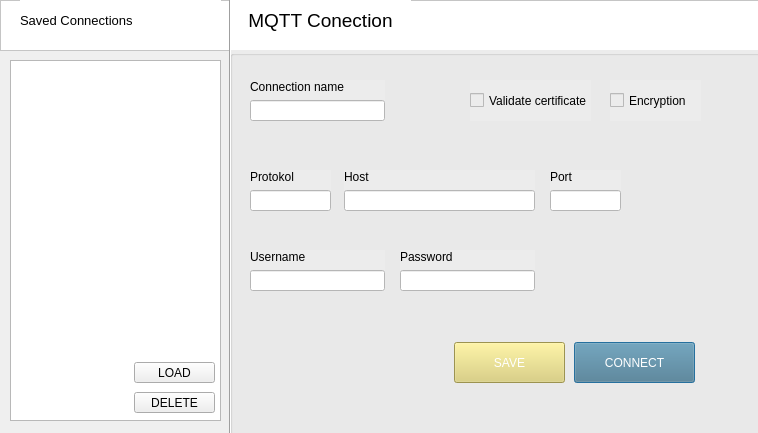
<?xml version="1.0" encoding="UTF-8"?>
<ui version="4.0">
 <class>new_connection</class>
 <widget class="QDialog" name="new_connection">
  <property name="geometry">
   <rect>
    <x>0</x>
    <y>0</y>
    <width>758</width>
    <height>433</height>
   </rect>
  </property>
  <property name="windowTitle">
   <string/>
  </property>
  <widget class="QFrame" name="frame">
   <property name="geometry">
    <rect>
     <x>0</x>
     <y>0</y>
     <width>761</width>
     <height>51</height>
    </rect>
   </property>
   <property name="styleSheet">
    <string notr="true">background-color: rgb(255, 255, 255);</string>
   </property>
   <property name="frameShape">
    <enum>QFrame::StyledPanel</enum>
   </property>
   <property name="frameShadow">
    <enum>QFrame::Raised</enum>
   </property>
   <widget class="QLabel" name="label">
    <property name="geometry">
     <rect>
      <x>230</x>
      <y>0</y>
      <width>181</width>
      <height>41</height>
     </rect>
    </property>
    <property name="font">
     <font>
      <pointsize>14</pointsize>
     </font>
    </property>
    <property name="text">
     <string>MQTT Conection</string>
    </property>
    <property name="alignment">
     <set>Qt::AlignCenter</set>
    </property>
   </widget>
   <widget class="QLabel" name="label_6">
    <property name="geometry">
     <rect>
      <x>20</x>
      <y>0</y>
      <width>201</width>
      <height>41</height>
     </rect>
    </property>
    <property name="font">
     <font>
      <pointsize>10</pointsize>
     </font>
    </property>
    <property name="text">
     <string>Saved Connections</string>
    </property>
    <property name="alignment">
     <set>Qt::AlignLeading|Qt::AlignLeft|Qt::AlignVCenter</set>
    </property>
   </widget>
  </widget>
  <widget class="QGroupBox" name="connection_data">
   <property name="geometry">
    <rect>
     <x>230</x>
     <y>50</y>
     <width>531</width>
     <height>391</height>
    </rect>
   </property>
   <property name="styleSheet">
    <string notr="true">background-color: rgb(236, 236, 236);</string>
   </property>
   <property name="title">
    <string/>
   </property>
   <property name="flat">
    <bool>false</bool>
   </property>
   <widget class="QPushButton" name="connect_f">
    <property name="geometry">
     <rect>
      <x>344</x>
      <y>292</y>
      <width>121</width>
      <height>41</height>
     </rect>
    </property>
    <property name="styleSheet">
     <string notr="true">color: rgb(255, 255, 255);
background-color: rgb(77, 121, 140);</string>
    </property>
    <property name="text">
     <string>CONNECT</string>
    </property>
   </widget>
   <widget class="QPushButton" name="save_f">
    <property name="geometry">
     <rect>
      <x>224</x>
      <y>292</y>
      <width>111</width>
      <height>41</height>
     </rect>
    </property>
    <property name="styleSheet">
     <string notr="true">color: rgb(255, 255, 255);
background-color: rgb(218, 206, 112);</string>
    </property>
    <property name="text">
     <string>SAVE</string>
    </property>
   </widget>
   <widget class="QWidget" name="layoutWidget5">
    <property name="geometry">
     <rect>
      <x>20</x>
      <y>120</y>
      <width>81</width>
      <height>41</height>
     </rect>
    </property>
    <layout class="QVBoxLayout" name="verticalLayout_5">
     <item>
      <widget class="QLabel" name="protokol_line">
       <property name="text">
        <string>Protokol</string>
       </property>
      </widget>
     </item>
     <item>
      <widget class="QLineEdit" name="protocol_line">
       <property name="styleSheet">
        <string notr="true">background-color: rgb(255, 255, 255);</string>
       </property>
      </widget>
     </item>
    </layout>
   </widget>
   <widget class="QWidget" name="layout">
    <property name="geometry">
     <rect>
      <x>320</x>
      <y>120</y>
      <width>71</width>
      <height>41</height>
     </rect>
    </property>
    <layout class="QVBoxLayout" name="verticalLayout_6">
     <item>
      <widget class="QLabel" name="Port_line">
       <property name="text">
        <string>Port</string>
       </property>
      </widget>
     </item>
     <item>
      <widget class="QLineEdit" name="port_line">
       <property name="styleSheet">
        <string notr="true">background-color: rgb(255, 255, 255);</string>
       </property>
      </widget>
     </item>
    </layout>
   </widget>
   <widget class="QCheckBox" name="check_validate">
    <property name="geometry">
     <rect>
      <x>240</x>
      <y>30</y>
      <width>121</width>
      <height>41</height>
     </rect>
    </property>
    <property name="text">
     <string>Validate certificate</string>
    </property>
   </widget>
   <widget class="QCheckBox" name="check_encryption">
    <property name="geometry">
     <rect>
      <x>380</x>
      <y>30</y>
      <width>91</width>
      <height>41</height>
     </rect>
    </property>
    <property name="text">
     <string>Encryption</string>
    </property>
   </widget>
   <widget class="QWidget" name="layoutWidget4">
    <property name="geometry">
     <rect>
      <x>20</x>
      <y>30</y>
      <width>135</width>
      <height>41</height>
     </rect>
    </property>
    <layout class="QVBoxLayout" name="verticalLayout">
     <item>
      <widget class="QLabel" name="label_2">
       <property name="text">
        <string>Connection name</string>
       </property>
      </widget>
     </item>
     <item>
      <widget class="QLineEdit" name="connectionName_line">
       <property name="styleSheet">
        <string notr="true">background-color: rgb(255, 255, 255);</string>
       </property>
      </widget>
     </item>
    </layout>
   </widget>
   <widget class="QWidget" name="layoutWidget3">
    <property name="geometry">
     <rect>
      <x>114</x>
      <y>120</y>
      <width>191</width>
      <height>41</height>
     </rect>
    </property>
    <layout class="QVBoxLayout" name="verticalLayout_2">
     <item>
      <widget class="QLabel" name="label_3">
       <property name="text">
        <string>Host</string>
       </property>
      </widget>
     </item>
     <item>
      <widget class="QLineEdit" name="host_line">
       <property name="styleSheet">
        <string notr="true">background-color: rgb(255, 255, 255);</string>
       </property>
      </widget>
     </item>
    </layout>
   </widget>
   <widget class="QWidget" name="layoutWidget2">
    <property name="geometry">
     <rect>
      <x>20</x>
      <y>200</y>
      <width>135</width>
      <height>41</height>
     </rect>
    </property>
    <layout class="QVBoxLayout" name="verticalLayout_3">
     <item>
      <widget class="QLabel" name="label_4">
       <property name="text">
        <string>Username</string>
       </property>
      </widget>
     </item>
     <item>
      <widget class="QLineEdit" name="username_line">
       <property name="styleSheet">
        <string notr="true">background-color: rgb(255, 255, 255);</string>
       </property>
      </widget>
     </item>
    </layout>
   </widget>
   <widget class="QWidget" name="layoutWidget1">
    <property name="geometry">
     <rect>
      <x>170</x>
      <y>200</y>
      <width>135</width>
      <height>41</height>
     </rect>
    </property>
    <layout class="QVBoxLayout" name="verticalLayout_4">
     <item>
      <widget class="QLabel" name="label_5">
       <property name="text">
        <string>Password</string>
       </property>
      </widget>
     </item>
     <item>
      <widget class="QLineEdit" name="password_line">
       <property name="styleSheet">
        <string notr="true">background-color: rgb(255, 255, 255);</string>
       </property>
       <property name="echoMode">
        <enum>QLineEdit::Password</enum>
       </property>
      </widget>
     </item>
    </layout>
   </widget>
  </widget>
  <widget class="QFrame" name="frame_2">
   <property name="geometry">
    <rect>
     <x>10</x>
     <y>60</y>
     <width>211</width>
     <height>361</height>
    </rect>
   </property>
   <property name="frameShape">
    <enum>QFrame::StyledPanel</enum>
   </property>
   <property name="frameShadow">
    <enum>QFrame::Raised</enum>
   </property>
   <widget class="QPushButton" name="delete_button">
    <property name="geometry">
     <rect>
      <x>124</x>
      <y>332</y>
      <width>81</width>
      <height>21</height>
     </rect>
    </property>
    <property name="text">
     <string>DELETE</string>
    </property>
   </widget>
   <widget class="QPushButton" name="loadButton">
    <property name="geometry">
     <rect>
      <x>124</x>
      <y>302</y>
      <width>81</width>
      <height>21</height>
     </rect>
    </property>
    <property name="text">
     <string>LOAD</string>
    </property>
   </widget>
   <widget class="QListWidget" name="listWidget">
    <property name="geometry">
     <rect>
      <x>0</x>
      <y>0</y>
      <width>211</width>
      <height>361</height>
     </rect>
    </property>
   </widget>
   <zorder>listWidget</zorder>
   <zorder>loadButton</zorder>
   <zorder>delete_button</zorder>
  </widget>
  <widget class="Line" name="separate_line">
   <property name="geometry">
    <rect>
     <x>220</x>
     <y>-20</y>
     <width>20</width>
     <height>461</height>
    </rect>
   </property>
   <property name="styleSheet">
    <string notr="true"/>
   </property>
   <property name="orientation">
    <enum>Qt::Vertical</enum>
   </property>
  </widget>
 </widget>
 <tabstops>
  <tabstop>connectionName_line</tabstop>
  <tabstop>protocol_line</tabstop>
  <tabstop>host_line</tabstop>
  <tabstop>port_line</tabstop>
  <tabstop>username_line</tabstop>
  <tabstop>password_line</tabstop>
  <tabstop>save_f</tabstop>
  <tabstop>connect_f</tabstop>
  <tabstop>check_validate</tabstop>
  <tabstop>check_encryption</tabstop>
  <tabstop>delete_button</tabstop>
 </tabstops>
 <resources/>
 <connections/>
</ui>
